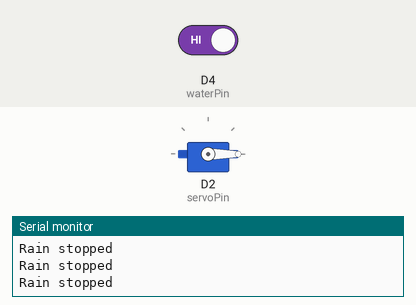
Recording of a sketch running on a simulated ESP8266 (NodeMCU). Shown: servo, the last lines printed to the serial monitor. The test bench sets the inputs (shaded band); at power-on: D4 (waterPin) HIGH.

Above: at 1.2 s.
1.3 s: D4 (waterPin) driven LOW
At 2.49 s:
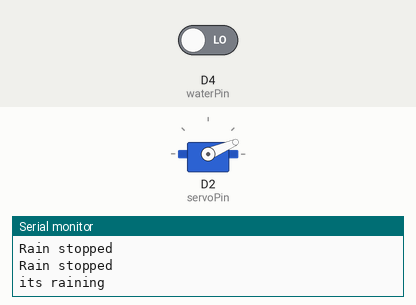
At 3.39 s:
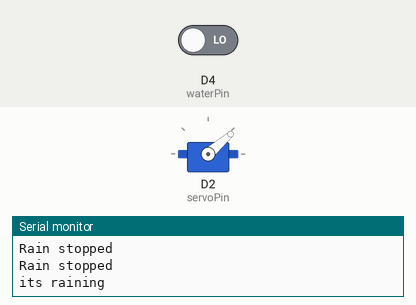
Timing chart, 0 to 19.3 s (numbered marks = the images above; inputs shaded):
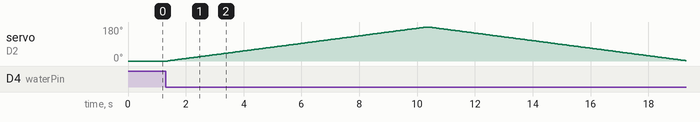

Measured:
- after the input at 1.3 s, servo on D2 (servoPin): rises from 0° to 180° in 8.9 s, then falls to 2° in 8.9 s

The sketch:

rainfall_sensor_windshield.ino
```cpp
#include<Servo.h>
#define servoPin D2
#define waterPin D4

Servo mad;
String data;
int angle;
int water;
void setup() {
  // put your setup code here, to run once:
  mad.attach(servoPin);
  Serial.begin(9600);
}

void loop() {
  // put your main code here, to run repeatedly:


  if(digitalRead(waterPin)==0){
    Serial.println("its raining");
      mad.write(0);


        for(int i=0;i<=180;i++){
          mad.write(i);
          delay(50);
        }
        for(int i=180;i>=0;i--){
          mad.write(i);
          delay(50);
        }
  }
  else{
    Serial.println("Rain stopped");
     mad.write(0);
  }


}
```
